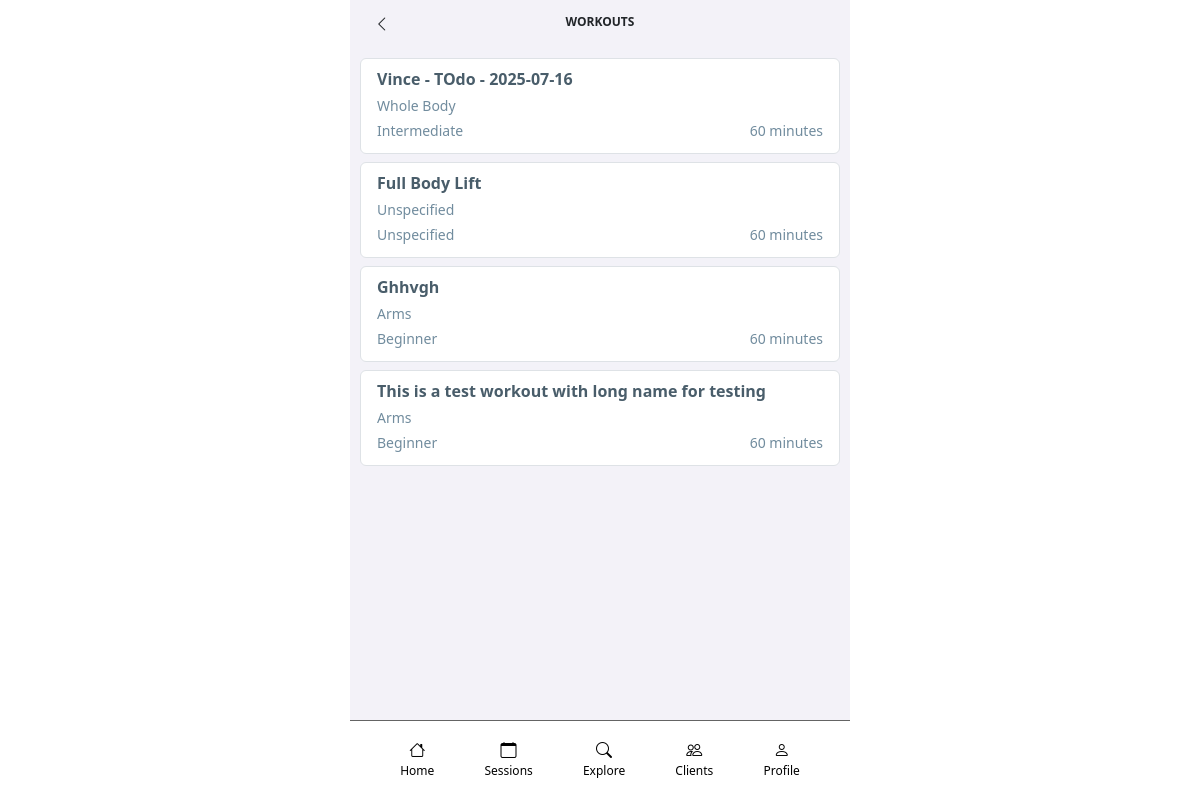
The page /fitnessApp/workouts (signed in) on the database as committed earlier.
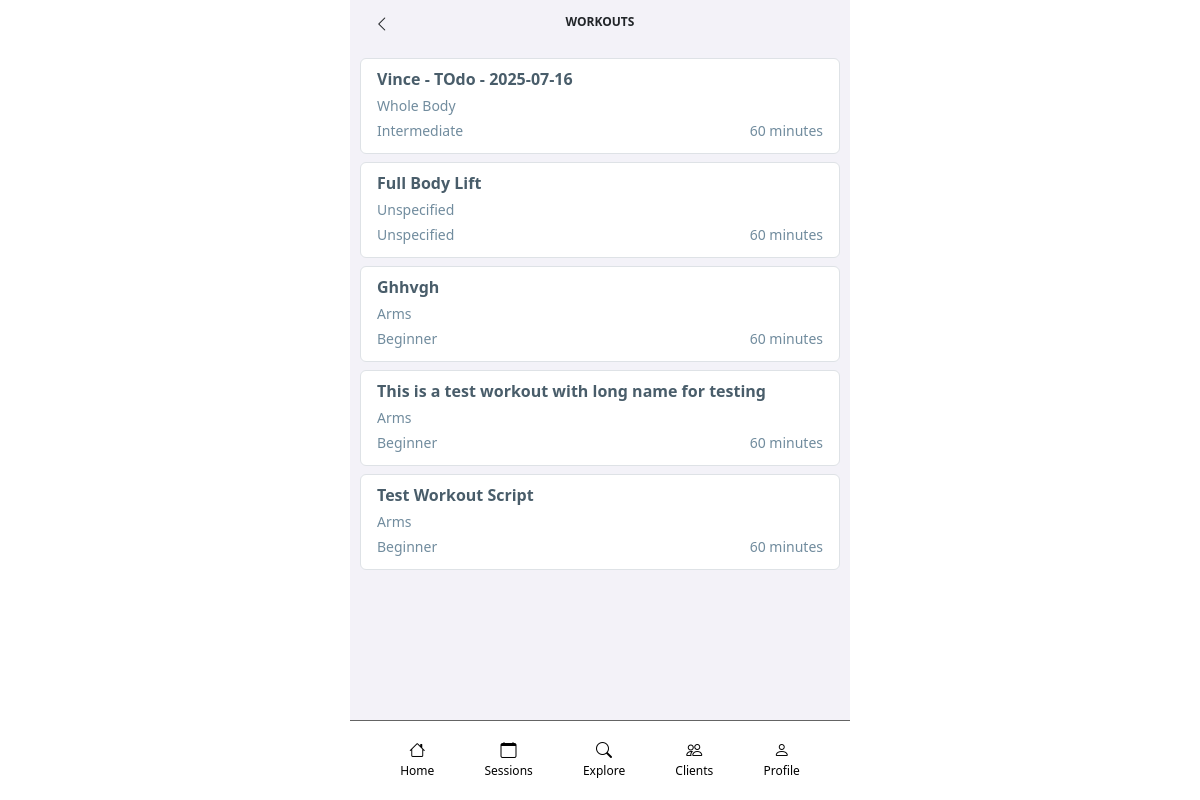
The same page on the database as committed later.
### fitnessApp/models/workout_models.py (models this page shows, shortened)
class Workout(models.Model):
    name = models.CharField(max_length=200)
    description = models.CharField(max_length=500, blank=True)
    duration = models.IntegerField(default = 60)
    difficulty_level = models.CharField(max_length=20, choices=DIFFICULTY_LEVEL_CHOICES, default="UNSPECIFIED")
    target = models.CharField(max_length=20, choices=TARGET_CHOICES, default="UNSPECIFIED")
    public_flag = models.BooleanField(default=False)
    personalized_flag = models.BooleanField(default=False)
    video_id = models.CharField(max_length=50, blank=True)
    creator = models.ForeignKey(FitnessAppPerson, on_delete=models.SET_NULL, null=True)

### fitnessApp/views/workout_views.py (the view)
# urls.py: path("workouts", WorkoutListView.as_view(), name="workouts"),
class WorkoutListView(ListView):
    model = Workout
    template_name = "workout_list.html"
    paginate_by = 50
    def get_queryset(self):
        queryset = super().get_queryset()
        if (self.request.user.is_anonymous):
            queryset = queryset.filter(Q(public_flag="True"))
        else:
            queryset = queryset.filter((Q(creator=self.request.user.person) | Q(public_flag="True")) & Q(personalized_flag="False"))
        return queryset

### fitnessApp/templates/workout_list.html
{% extends "base/base.html" %}
{% block title %}Workouts{% endblock %}
{% block header-left-link %}{% url 'explore' %}{% endblock %}
{% block header-left-icon %}<i class="bi bi-chevron-left"></i>{% endblock %}
{% block content %}
<div>
    {% for item in object_list %}
    <ul class="list-group mb-2">
        <li class="list-group-item">
            <a class="fitnessapp-profile-item" href="{% url 'workout-detail' item.id %}">
                <div class="row mb-1">
                    <div class="col text-start">
                        <span class="fitnessapp-text-color-header"><b>{{ item.name }}</b></span>
                    </div>
                </div>
                <div class="row mb-1">
                    <div class="col text-start">
                        <span class="fitnessapp-text-color-content"><small>{{ item.get_target_display }}</small></span>
                    </div>
                </div>
                <div class="row mb-1">
                    <div class="col-6 text-start">
                        <span class="fitnessapp-text-color-content"><small>{{ item.get_difficulty_level_display }}</small></span>
                    </div>
                    <div class="col-6 text-end">
                        <span class="fitnessapp-text-color-content"><small>{{ item.duration }} minutes</small></span>
                    </div>
                </div>
            </a>
        </li>
    </ul>
    {% empty %}
    No workouts yet.
    {% endfor %}
</div>
{% endblock %}

### templates/base/base.html (shortened to what this page needs)
{% load static %}
<html>
{% include 'base/head.html' %}
<body>
<div class="page">
    <div class="header">
        <div class="row text-center align-items-center">
            <div class="col-2">
                <a href="{% block header-left-link %}{% endblock %}" class="text-decoration-none text-dark">
                    <div class="row h-100 align-items-center">
                        <div class="col fs-6">
                            {% block header-left-icon %}{% endblock %}
                        </div>
                    </div>
                </a>
            </div>
            <div class="col"><h5 class="fitnessapp-page-title">{% block title %}{% endblock %}</h5></div>
            <div class="col-2">
                <a href="{% block header-right-link %}{% endblock %}" class="text-decoration-none text-dark">
                    <div class="row h-100 align-items-center">
                    </div>
                </a>
            </div>
        </div>
    </div>
    <div id="id-mainbody" class="mainbody">
        {% block content %}{% endblock %}
    </div>
    <div class="footer">
        <div class="menu">
            <a class="menu_link" href="{% url 'home' %}">
                <div class="menu_item">
                    <i class="bi bi-house"></i>
                    <span class="menu_label">Home</span>
                </div>
            </a>
            {% if user.is_authenticated %}
            <a class="menu_link" href="{% url 'sessions' %}">
                <div class="menu_item">
                    <i class="bi bi-calendar"></i>
                    <span class="menu_label">Sessions</span>
                </div>
            </a>
            {% endif %}
            <a class="menu_link" href="{% url 'explore' %}">
                <div class="menu_item">
                     <i class="bi bi-search"></i>
                    <span class="menu_label">Explore</span>
                </div>
            </a>
            {% if user.is_authenticated and user.person.coach_flag %}
            <a class="menu_link" href="{% url 'clients' %}">
                <div class="menu_item">
                    <i class="bi bi-people"></i>
                    <span class="menu_label">Clients</span>
                </div>
            </a>
            {% endif %}
            {% if user.is_authenticated %}
            <a class="menu_link" href="{% url 'profile' %}">
                <div class="menu_item">
                    <i class="bi bi-person"></i>
                    <span class="menu_label">Profile</span>
                </div>
            </a>
            {% endif %}
        </div>
    </div>
</div>
</body>
</html>

### templates/base/head.html (shortened to what this page needs)
{% load static %}
<head>
    <link rel="stylesheet" href="https://cdn.jsdelivr.net/npm/bootstrap-icons@1.11.3/font/bootstrap-icons.css">
    <link rel="stylesheet" href="https://cdn.jsdelivr.net/npm/tom-select@2.4.3/dist/css/tom-select.bootstrap5.min.css">
    <link rel="stylesheet" href="https://cdnjs.cloudflare.com/ajax/libs/font-awesome/4.7.0/css/font-awesome.css">
    <link rel="stylesheet" href="https://cdn.jsdelivr.net/npm/bootstrap@5.3.3/dist/css/bootstrap.min.css">
    <link rel="stylesheet" href="{% static 'fitnessApp/css/main.css' %}">
    <link rel="stylesheet" href="{% static 'fitnessApp/css/timer.css' %}">
    <link rel="stylesheet" href="{% static 'fitnessApp/css/exercise-video.css' %}">
</head>

### fitnessApp/static/fitnessApp/css/main.css (style rules this page uses)
:root { --fitnessapp-color-palette-content: #718C9E; --fitnessapp-color-palette-header: #495D6A; --fitnessapp-color-palette-content-light: #C3CED6; --fitnessapp-color-palette-content-lighter: #e6e6e6; --fitnessapp-color-palette-content-lightest: #f8f8ff; }
.fitnessapp-text-color-content { color: var(--fitnessapp-color-palette-content); }
.fitnessapp-text-color-header { color: var(--fitnessapp-color-palette-header); }
body { background: white }
.fitnessapp-page-title { text-transform: uppercase; padding-top: 0.25rem; font-size: 0.75rem; font-weight: bolder; }
.fitnessapp-profile-item { text-decoration: none; color: rgb(83, 82, 82); }
.page { display: grid; height: 100%; max-width: 500px; margin: auto; grid-template-rows: 3rem 1fr 5rem; grid-template-columns: 100%; justify-content: center; }
.header { display: grid; grid-area: 1 / 1 / 2 / 2; background-color: rgb(243, 242, 248); }
.mainbody { display: grid; grid-area: 2 / 1 / 3 / 2; overflow: scroll; scrollbar-width: none; background-color: rgb(243, 242, 248); padding: 10px; }
.footer { display: grid; grid-area: 3 / 1 / 4 / 2; background-color: white; border: 1px; border-top: 1px solid rgb(100, 100, 100); }
.menu { display: flex; flex-direction: row; justify-content: space-evenly; align-items: center; }
.menu_item { display: flex; flex-direction: column; justify-content: center; align-items: center; }
.menu_label { font-size: 0.75rem; padding-top: 0.25rem; }
.menu_link { color: black; text-decoration: none; }

Rows that differ between the two databases and show on the page:
added Workout: name "Test Workout Script", target "Arms", difficulty_level "Beginner", duration "60"
